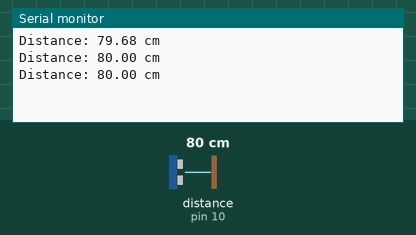
A sketch run on a simulated Arduino Uno, built with avr-gcc and run on an emulated ATmega328P. Parts: the last lines printed to the serial monitor. Wiring (inferred from the names in the program): ultrasonic range finder: trigger pin 9; echo pin 10. The inputs (shaded band) are chosen by the test bench; at power-on: distance to the obstacle (sensor on pin 10) 80 cm. The echo pulse lasts 58.3 µs per cm.

Above: at 1.3 s.
1.4 s: distance to the obstacle (sensor on pin 10) set to 2 cm
At 1.9 s:
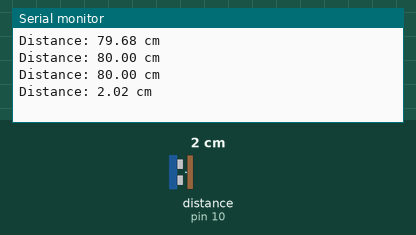
2.9 s: distance to the obstacle (sensor on pin 10) set to 4 cm
At 3.4 s:
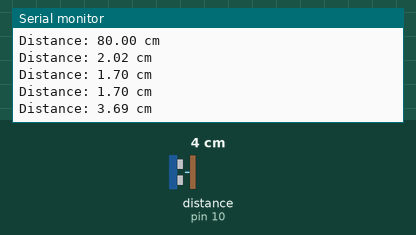
Timing chart, 0 to 5.9 s (numbered marks = the images above; inputs shaded):
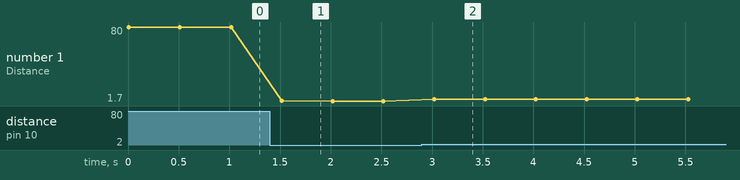

The sketch:

WaterLevelUltraSonic.ino
```cpp
const int trigPin = 9;
const int echoPin = 10;

long duration;
float distance_cm;

void setup() {
  pinMode(trigPin, OUTPUT);
  pinMode(echoPin, INPUT);
  Serial.begin(9600);
}

void loop() {
  // Clear the TRIG pin
  digitalWrite(trigPin, LOW);
  delayMicroseconds(2);

  // Send 10µs HIGH pulse to trigger the sensor
  digitalWrite(trigPin, HIGH);
  delayMicroseconds(10);
  digitalWrite(trigPin, LOW);

  // Read the echo time
  duration = pulseIn(echoPin, HIGH);

  // Calculate distance (duration / 2 because of round trip, 0.0343 cm/µs is sound speed)
  distance_cm = duration * 0.0343 / 2;

  // Print the result
  Serial.print("Distance: ");
  Serial.print(distance_cm);
  Serial.println(" cm");

  delay(500);
}
```

Measured:
- after the input at 1.4 s, the serial monitor: prints a new line after 0.12 s (image 1)
- after the input at 2.9 s, the serial monitor: prints a new line after 0.12 s (image 2)
- plotted number 1: 80 → 1.7 after the input at 1.4 s, 1.7 → 3.69 after the input at 2.9 s
